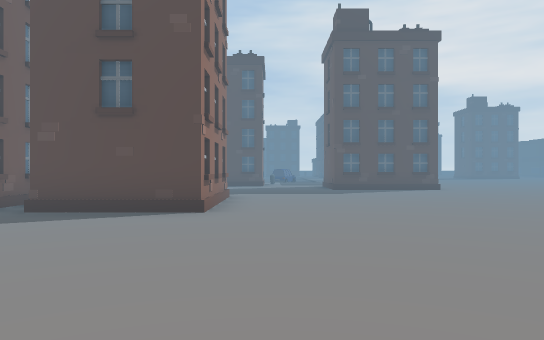
[1] (above)

24 first-person views from a walk through a Unity game level. The camera is 1.3 m above the floor, looks level and sees 70° across. The floor is counted in squares, 2 m on a side. Each view is taken from the middle of a square. On the plan, view 1 faces up. The plan holds only what a view shows up to about 11 squares ahead; the rest is blank. The place goes on beyond the plan.

[2]
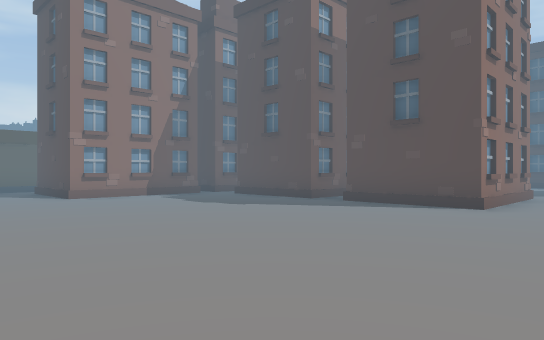

[3]
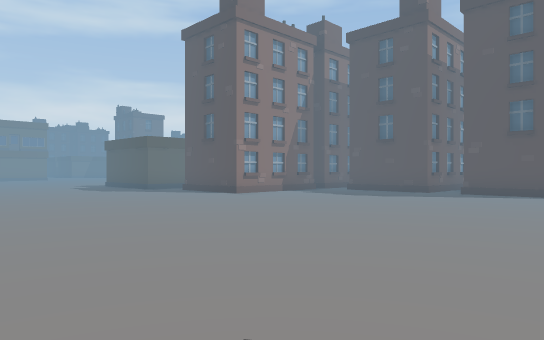

[4]
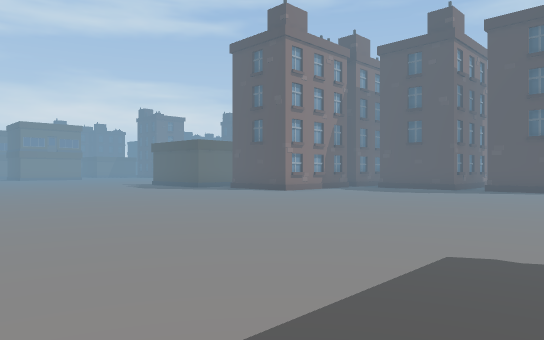

[5]
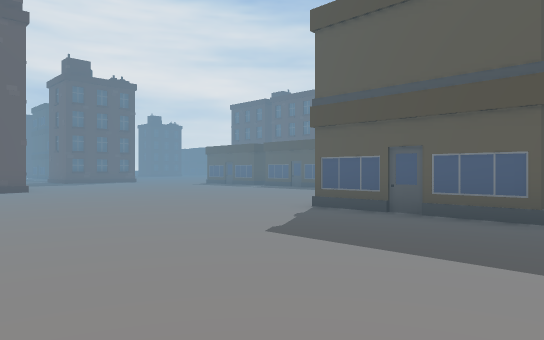

[6]
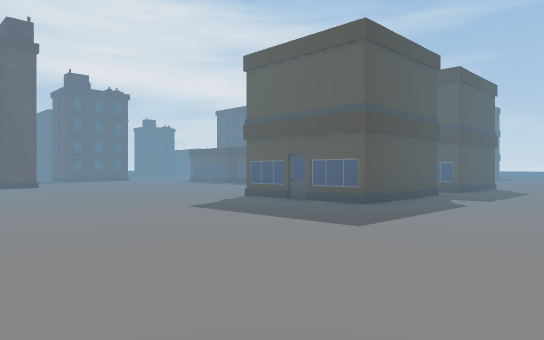

[7]
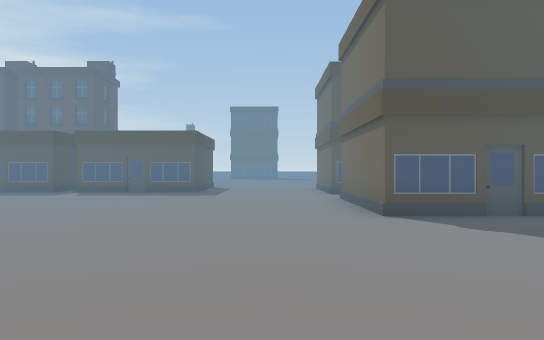

[8]
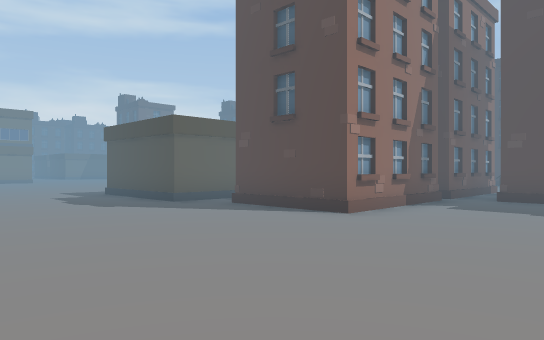

[9]
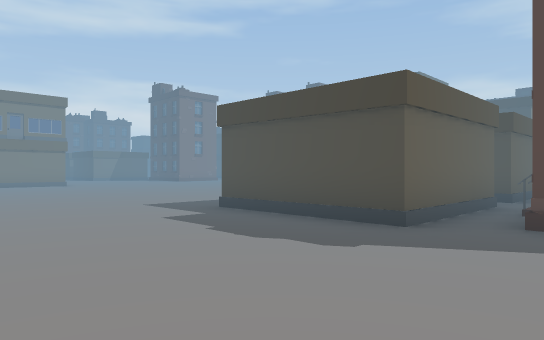

[10]
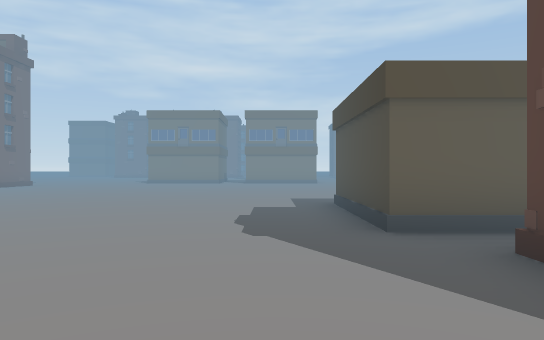

[11]
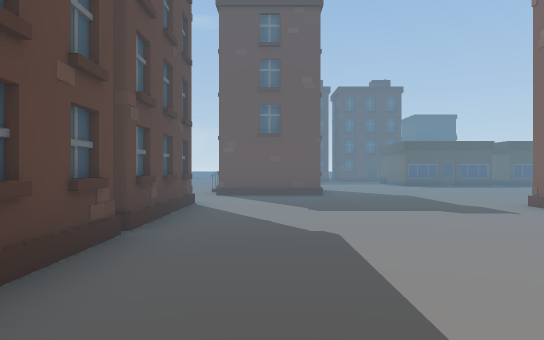

[12]
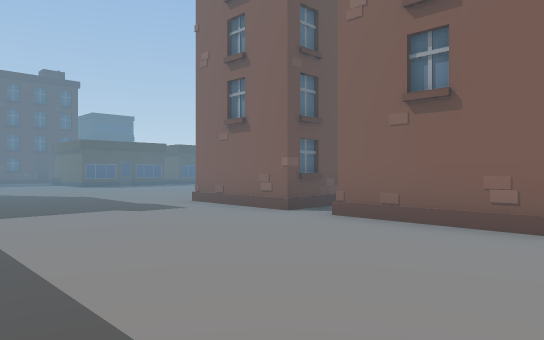

[13]
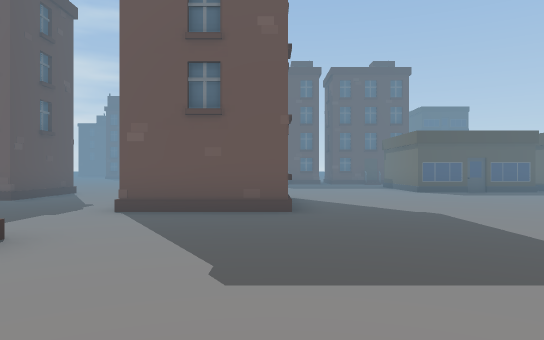

[14]
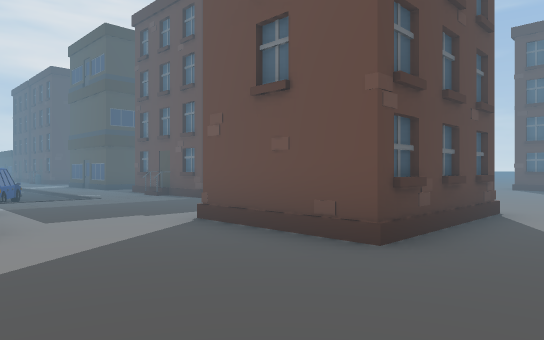

[15]
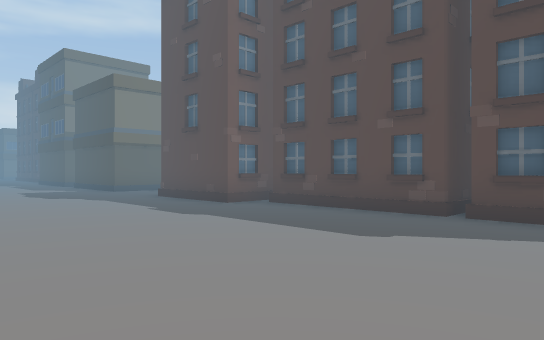

[16]
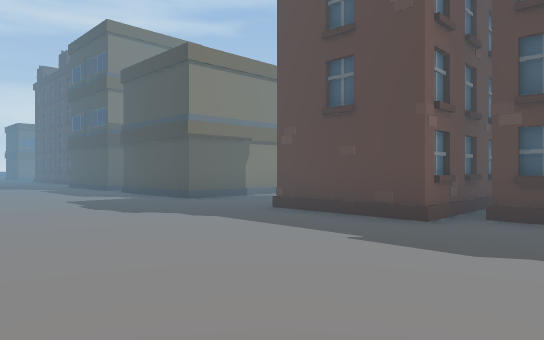

[17]
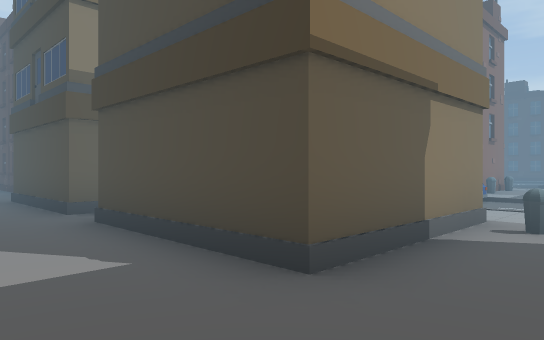

[18]
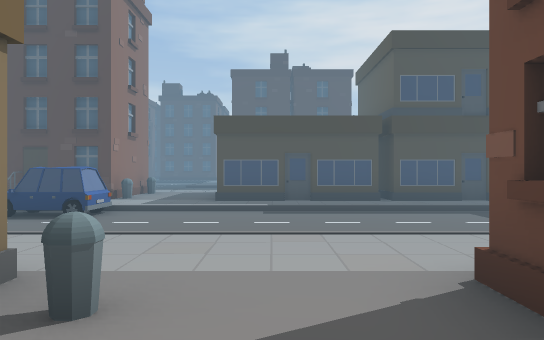

[19]
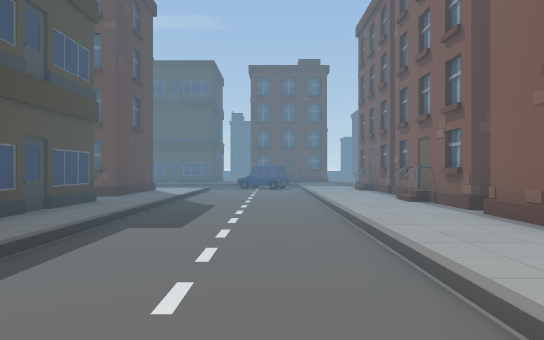

[20]
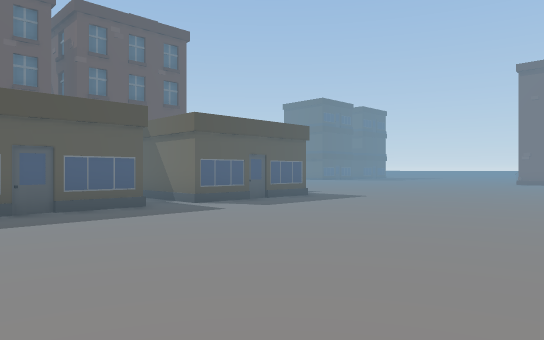

[21]
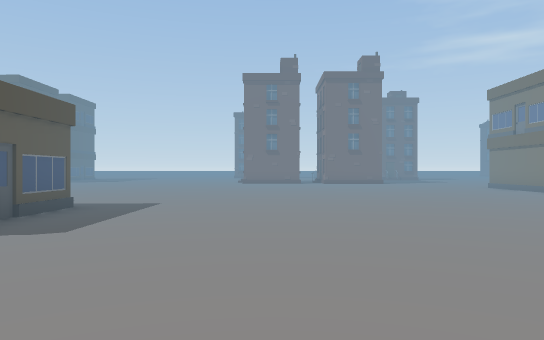

[22]
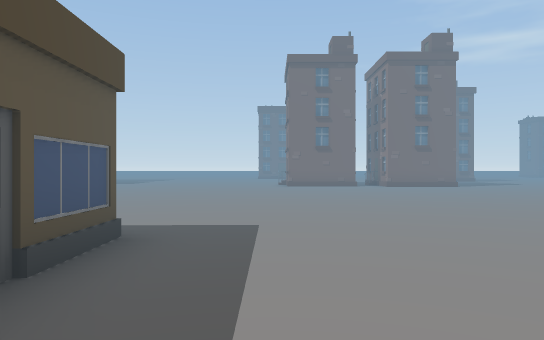

[23]
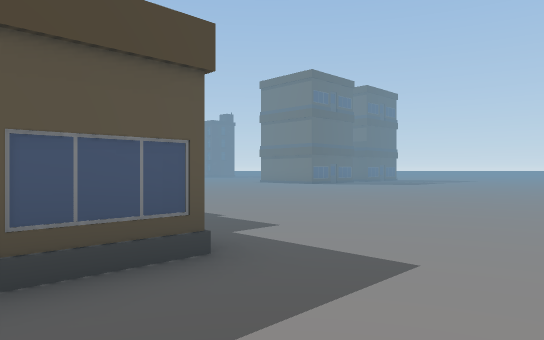

[24]
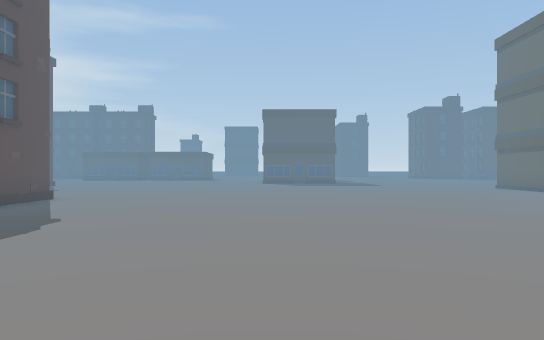

### Floor plan
Key: @ floor where view 1 was taken; # wall or solid block; . main floor; - floor 0.25 m lower than the main floor; / step, stairs or slope; H house; C car; B bin; O other object.
Columns run from 26 left of view 1 to 7 right of it. Each row starts with its distance up from view 1.
 27           HO.
 26           #..
 25         ###B.    #
 24            ......H.......
 23           CC/////////////
 22           CC-------------  C-..
 21           --------------- CC-.H
 20            //////////////  //.H
 19             .............  ...H##H
 18             HB.. #H#H###H  .......
 17             #..H ### ###  .......
 16             #..  ##H######....H
 15      ########...##H.........#
 14       ......................#
 13        .....................####..
 12         ..........................
 11             ......................
 10                  .................
  9     . ..           H##.###........
  8      ......#  #      #H  #........
  7     .......#  #      #. ##........
  6     .......H  #  #.###.##H........
  5      .......  .H #................
  4     .......#  #  #................
  3    ........#  ####................
  2    ........#  ####................
  1   .........H......................
  0  .........................@.......
 -1  .................................
 -2 ..................................
 -3 ............................H###H#
 -4    .........................##
 -5   ..........................#   H
 -6   ..........................####.#
 -7        .. ........................
 -8           ....  ..................
 -9           ...    .... ........
-10                    ... ..

Where each view was taken, in squares from view 1:
view 1: 0 up, 0 right, facing up
view 2: 1 down, 1 right, facing up-left
view 3: 5 down, 0 right, facing up-left
view 4: 7 down, 0 right, facing up-left
view 5: 7 down, 4 left, facing up-right
view 6: 10 down, 5 left, facing up-right
view 7: 1 down, 4 left, facing right
view 8: 3 down, 5 left, facing up-left
view 9: 3 down, 10 left, facing up-left
view 10: 0 up, 8 left, facing left
view 11: 14 up, 8 left, facing right
view 12: 14 up, 8 left, facing down-right
view 13: 13 up, 4 left, facing right
view 14: 11 up, 1 left, facing up-right
view 15: 10 up, 2 left, facing up-left
view 16: 10 up, 6 left, facing up-left
view 17: 13 up, 12 left, facing up-left
view 18: 16 up, 12 left, facing up
view 19: 21 up, 13 left, facing right
view 20: 9 up, 22 left, facing down-right
view 21: 8 up, 19 left, facing down
view 22: 5 up, 17 left, facing down
view 23: 3 up, 18 left, facing down-right
view 24: 3 down, 17 left, facing right
